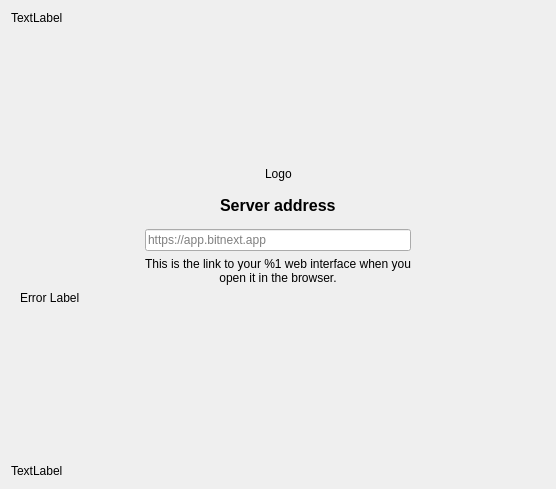
<?xml version="1.0" encoding="UTF-8"?>
<ui version="4.0">
 <class>OwncloudSetupPage</class>
 <widget class="QWidget" name="OwncloudSetupPage">
  <property name="geometry">
   <rect>
    <x>0</x>
    <y>0</y>
    <width>556</width>
    <height>489</height>
   </rect>
  </property>
  <property name="sizePolicy">
   <sizepolicy hsizetype="Preferred" vsizetype="Preferred">
    <horstretch>0</horstretch>
    <verstretch>0</verstretch>
   </sizepolicy>
  </property>
  <property name="windowTitle">
   <string notr="true">Form</string>
  </property>
  <property name="autoFillBackground">
   <bool>false</bool>
  </property>
  <property name="styleSheet">
   <string notr="true"/>
  </property>
  <layout class="QVBoxLayout" name="verticalLayout_2">
   <item>
    <widget class="QLabel" name="topLabel">
     <property name="text">
      <string>TextLabel</string>
     </property>
    </widget>
   </item>
   <item>
    <spacer name="verticalSpacer">
     <property name="orientation">
      <enum>Qt::Vertical</enum>
     </property>
     <property name="sizeType">
      <enum>QSizePolicy::Expanding</enum>
     </property>
     <property name="sizeHint" stdset="0">
      <size>
       <width>20</width>
       <height>80</height>
      </size>
     </property>
    </spacer>
   </item>
   <item>
    <layout class="QHBoxLayout" name="horizontalLayout_4">
     <property name="topMargin">
      <number>0</number>
     </property>
     <item>
      <spacer name="horizontalSpacer_3">
       <property name="orientation">
        <enum>Qt::Horizontal</enum>
       </property>
       <property name="sizeHint" stdset="0">
        <size>
         <width>0</width>
         <height>0</height>
        </size>
       </property>
      </spacer>
     </item>
     <item>
      <widget class="QLabel" name="logoLabel">
       <property name="text">
        <string>Logo</string>
       </property>
      </widget>
     </item>
     <item>
      <spacer name="horizontalSpacer_4">
       <property name="orientation">
        <enum>Qt::Horizontal</enum>
       </property>
       <property name="sizeHint" stdset="0">
        <size>
         <width>0</width>
         <height>0</height>
        </size>
       </property>
      </spacer>
     </item>
    </layout>
   </item>
   <item>
    <spacer name="verticalSpacer_5">
     <property name="orientation">
      <enum>Qt::Vertical</enum>
     </property>
     <property name="sizeType">
      <enum>QSizePolicy::Minimum</enum>
     </property>
     <property name="sizeHint" stdset="0">
      <size>
       <width>0</width>
       <height>0</height>
      </size>
     </property>
    </spacer>
   </item>
   <item>
    <widget class="QWidget" name="login" native="true">
     <property name="sizePolicy">
      <sizepolicy hsizetype="Minimum" vsizetype="Expanding">
       <horstretch>0</horstretch>
       <verstretch>0</verstretch>
      </sizepolicy>
     </property>
     <property name="minimumSize">
      <size>
       <width>0</width>
       <height>80</height>
      </size>
     </property>
     <property name="styleSheet">
      <string notr="true"/>
     </property>
     <layout class="QHBoxLayout" name="horizontalLayout_2">
      <item>
       <layout class="QHBoxLayout" name="serverBox">
        <property name="spacing">
         <number>0</number>
        </property>
        <property name="sizeConstraint">
         <enum>QLayout::SetDefaultConstraint</enum>
        </property>
        <item>
         <layout class="QVBoxLayout" name="verticalLayout">
          <property name="spacing">
           <number>6</number>
          </property>
          <item>
           <spacer name="verticalSpacer_2">
            <property name="orientation">
             <enum>Qt::Vertical</enum>
            </property>
            <property name="sizeType">
             <enum>QSizePolicy::Minimum</enum>
            </property>
            <property name="sizeHint" stdset="0">
             <size>
              <width>0</width>
              <height>0</height>
             </size>
            </property>
           </spacer>
          </item>
          <item>
           <layout class="QHBoxLayout" name="horizontalLayout">
            <property name="topMargin">
             <number>0</number>
            </property>
            <item>
             <spacer name="horizontalSpacer_7">
              <property name="orientation">
               <enum>Qt::Horizontal</enum>
              </property>
              <property name="sizeHint" stdset="0">
               <size>
                <width>0</width>
                <height>0</height>
               </size>
              </property>
             </spacer>
            </item>
            <item>
             <widget class="QLabel" name="serverAddressLabel">
              <property name="font">
               <font>
                <pointsize>12</pointsize>
                <weight>75</weight>
                <bold>true</bold>
               </font>
              </property>
              <property name="text">
               <string>Server address</string>
              </property>
             </widget>
            </item>
            <item>
             <spacer name="horizontalSpacer_8">
              <property name="orientation">
               <enum>Qt::Horizontal</enum>
              </property>
              <property name="sizeHint" stdset="0">
               <size>
                <width>0</width>
                <height>0</height>
               </size>
              </property>
             </spacer>
            </item>
           </layout>
          </item>
          <item>
           <layout class="QHBoxLayout" name="horizontalLayout_5">
            <property name="topMargin">
             <number>0</number>
            </property>
            <item>
             <spacer name="horizontalSpacer_2">
              <property name="orientation">
               <enum>Qt::Horizontal</enum>
              </property>
              <property name="sizeType">
               <enum>QSizePolicy::Expanding</enum>
              </property>
              <property name="sizeHint" stdset="0">
               <size>
                <width>80</width>
                <height>0</height>
               </size>
              </property>
             </spacer>
            </item>
            <item>
             <layout class="QVBoxLayout" name="verticalLayout_5">
              <property name="topMargin">
               <number>8</number>
              </property>
              <property name="rightMargin">
               <number>0</number>
              </property>
              <item>
               <widget class="OCC::PostfixLineEdit" name="leUrl">
                <property name="sizePolicy">
                 <sizepolicy hsizetype="Minimum" vsizetype="Fixed">
                  <horstretch>0</horstretch>
                  <verstretch>0</verstretch>
                 </sizepolicy>
                </property>
                <property name="minimumSize">
                 <size>
                  <width>200</width>
                  <height>0</height>
                 </size>
                </property>
                <property name="placeholderText">
                 <string notr="true">https://app.bitnext.app</string>
                </property>
               </widget>
              </item>
              <item>
               <widget class="QLabel" name="serverAddressDescriptionLabel">
                <property name="sizePolicy">
                 <sizepolicy hsizetype="Preferred" vsizetype="Preferred">
                  <horstretch>0</horstretch>
                  <verstretch>0</verstretch>
                 </sizepolicy>
                </property>
                <property name="text">
                 <string>This is the link to your %1 web interface when you open it in the browser.</string>
                </property>
                <property name="alignment">
                 <set>Qt::AlignCenter</set>
                </property>
                <property name="wordWrap">
                 <bool>true</bool>
                </property>
               </widget>
              </item>
             </layout>
            </item>
            <item>
             <spacer name="horizontalSpacer">
              <property name="orientation">
               <enum>Qt::Horizontal</enum>
              </property>
              <property name="sizeType">
               <enum>QSizePolicy::Expanding</enum>
              </property>
              <property name="sizeHint" stdset="0">
               <size>
                <width>80</width>
                <height>0</height>
               </size>
              </property>
             </spacer>
            </item>
           </layout>
          </item>
          <item>
           <widget class="QLabel" name="errorLabel">
            <property name="sizePolicy">
             <sizepolicy hsizetype="MinimumExpanding" vsizetype="MinimumExpanding">
              <horstretch>0</horstretch>
              <verstretch>0</verstretch>
             </sizepolicy>
            </property>
            <property name="text">
             <string notr="true">Error Label</string>
            </property>
            <property name="textFormat">
             <enum>Qt::RichText</enum>
            </property>
            <property name="openExternalLinks">
             <bool>true</bool>
            </property>
           </widget>
          </item>
          <item>
           <layout class="QHBoxLayout" name="progressLayout"/>
          </item>
          <item>
           <spacer name="verticalSpacer_3">
            <property name="orientation">
             <enum>Qt::Vertical</enum>
            </property>
            <property name="sizeType">
             <enum>QSizePolicy::MinimumExpanding</enum>
            </property>
            <property name="sizeHint" stdset="0">
             <size>
              <width>0</width>
              <height>0</height>
             </size>
            </property>
           </spacer>
          </item>
         </layout>
        </item>
       </layout>
      </item>
     </layout>
    </widget>
   </item>
   <item>
    <spacer name="verticalSpacer_4">
     <property name="orientation">
      <enum>Qt::Vertical</enum>
     </property>
     <property name="sizeType">
      <enum>QSizePolicy::MinimumExpanding</enum>
     </property>
     <property name="sizeHint" stdset="0">
      <size>
       <width>0</width>
       <height>0</height>
      </size>
     </property>
    </spacer>
   </item>
   <item>
    <widget class="QLabel" name="bottomLabel">
     <property name="text">
      <string>TextLabel</string>
     </property>
    </widget>
   </item>
   <item>
    <layout class="QHBoxLayout" name="horizontalLayout_3">
     <property name="bottomMargin">
      <number>0</number>
     </property>
    </layout>
   </item>
  </layout>
 </widget>
 <customwidgets>
  <customwidget>
   <class>OCC::PostfixLineEdit</class>
   <extends>QLineEdit</extends>
   <header>wizard/postfixlineedit.h</header>
  </customwidget>
 </customwidgets>
 <resources/>
 <connections/>
</ui>
